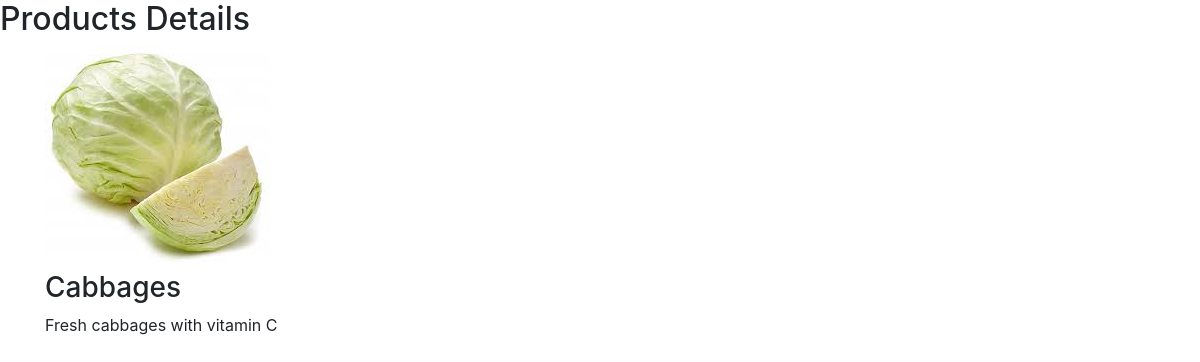
Page /products/10/ on the committed database.
### catalogue/models.py (models this page shows, shortened)
class Product(models.Model):
    title = models.CharField(max_length=20)
    category = models.ForeignKey(ProductCategory, on_delete=models.CASCADE)
    description = models.TextField()
    supplier_price = models.DecimalField(max_digits=6, decimal_places=2)
    selling_price = models.DecimalField(max_digits=6, decimal_places=2)
    supplier = models.ForeignKey(ProductSupplier, on_delete=models.CASCADE)
    kiosk = models.ForeignKey(Kiosk, on_delete=models.CASCADE)
    number_in_stock = models.IntegerField()
    product_image= models.ImageField(upload_to='gallery/')

### catalogue/views.py (the view)
# urls.py: path('products/<int:product_id>/',details, name='details'),
def details(request,product_id):
    product=Product.objects.filter(id=product_id)
    return render(request,'details.html', {'product':product,})

### catalogue/templates/details.html (shortened to what this page needs)
 <!DOCTYPE html>
  <html lang="en">
  <head>
    <link rel="stylesheet" href="https://stackpath.bootstrapcdn.com/bootstrap/4.5.2/css/bootstrap.min.css">
    <link rel="stylesheet" href="https://stackpath.bootstrapcdn.com/bootstrap/4.5.2/css/bootstrap.min.css">
  </head>
  <h2>Products Details</h2>
  <body>
<div class="container">
    {%for products in product %}
  <img src={{products.product_image.url}}>
  <h3> {{products.title}}</h3>{{products.price}}{{products.description}}<br>
  {% endfor %}
  </body>
  </html>

### rows in the picture
Product: product_image (picture), title "Cabbages", description "Fresh cabbages with vitamin C"
